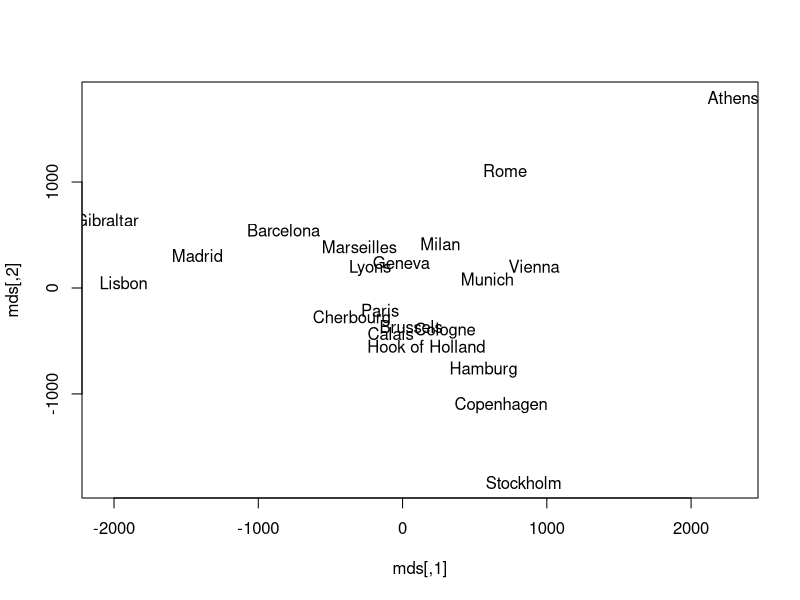

This figure's R source: (Note: this script raises an error after producing the figure.)
library(datasets)
library(ggplot2)
library(dplyr)
eurodist

mds = cmdscale(eurodist)

names(mds)

plot(mds, type ='n')
text(mds[,1],mds[,2], labels(eurodist))
ggplot(mds, x =)

